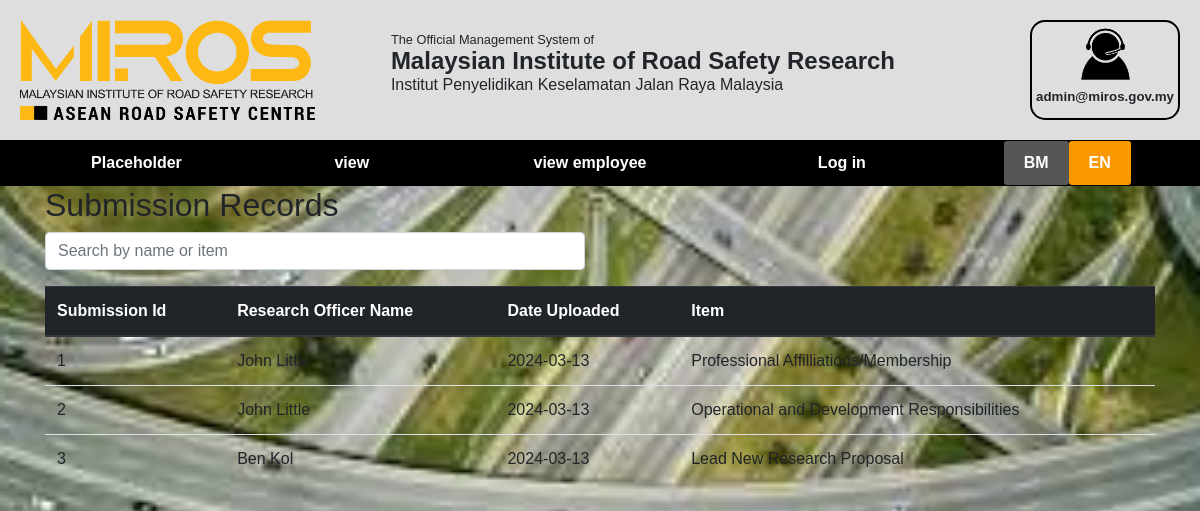
Page /php/view.php on the committed database.
### tables this page shows
CREATE TABLE IF NOT EXISTS `Submission` (
  `submissionID` INT NOT NULL,
  `officerID` INT NULL,
  `fileID` INT NULL,
  `Section` VARCHAR(45) NULL,
  `Item` VARCHAR(45) NULL,
  `Date_Uploaded` DATE NULL,
  `Approved` BOOLEAN NULL,
  PRIMARY KEY (`submissionID`),
  CONSTRAINT `officerID`
    FOREIGN KEY (`officerID`)
    REFERENCES `research_officer` (`officerID`)
    ON DELETE CASCADE
    ON UPDATE CASCADE);

### php/view.php (the view, shortened to what this page needs)
<?php
include("NavBar.php");
?>
<!DOCTYPE html>
<html lang="en">
<head>
    <link rel="stylesheet" href="https://maxcdn.bootstrapcdn.com/bootstrap/4.0.0/css/bootstrap.min.css">
    <link rel="stylesheet" href= "../css/style.css">
</head>
<body>
<div class="container">
    <h2>Submission Records</h2>
    <div class="row mb-3">
        <div class="col-md-6">
            <input type="text" class="form-control" id="searchInput" placeholder="Search by name or item">
        </div>
    </div>
    <table class="table">
        <thead class="thead-dark">
            <tr>
                <th class="text-gold">Submission Id</th>
                <th class="text-gold">Research Officer Name</th>
                <th class="text-gold">Date Uploaded</th>
                <th class="text-gold">Item</th>
            </tr>
        </thead>
        <tbody id="tableBody">
            <?php
            include 'db_conn.php';
            $sql = "SELECT Submission.submissionID AS submission_id,
                           CONCAT(research_officer.first_name, ' ', research_officer.last_name) AS officer_name,
                           Submission.Date_Uploaded,
                           Submission.Item
                    FROM Submission
                    INNER JOIN research_officer ON Submission.officerID = research_officer.officerID";
            $result = $conn->query($sql);
            if ($result->num_rows > 0) {
                while($row = $result->fetch_assoc()) {
                    echo "<tr><td>".$row["submission_id"]."</td><td>".$row["officer_name"]."</td><td>".$row["Date_Uploaded"]."</td><td>".$row["Item"]."</td></tr>";
                }
            } else {
                echo "<tr><td colspan='4'>0 results found</td></tr>";
            }
            ?>
        </tbody>
    </table>
</div>
</body>
</html>

### css/style.css (style rules this page uses)
* { font-family:Helvetica; }
body { background: url('background.jpg') no-repeat center center fixed; background-size: cover; }

### rows in the picture
submission: submissionID "1", officer_name "John Little", Date_Uploaded "2024-03-13", Item "Professional Affilliations/Membership"
submission: submissionID "2", officer_name "John Little", Date_Uploaded "2024-03-13", Item "Operational and Development Responsibilities"
submission: submissionID "3", officer_name "Ben Kol", Date_Uploaded "2024-03-13", Item "Lead New Research Proposal"
